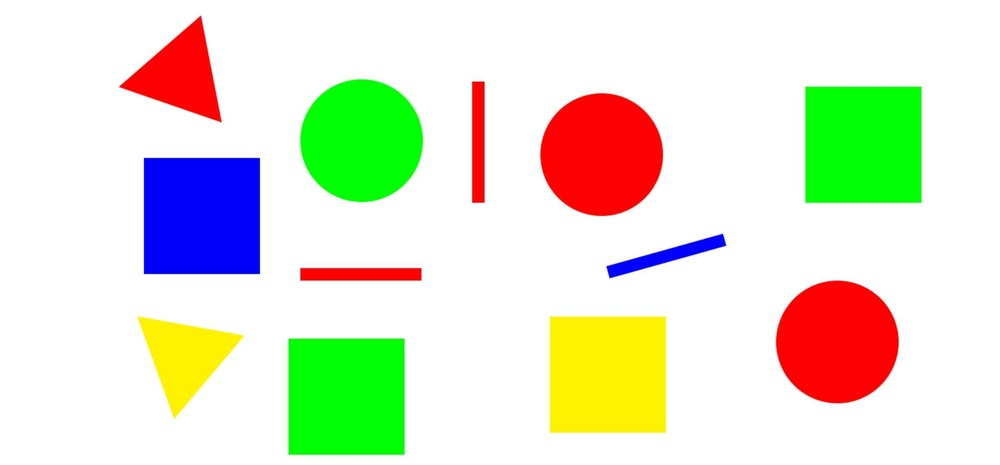
#> input picture test.jpg, 1000 x 465 px, shrunk from 2324 x 1080 before the run
$ jupyter execute main.ipynb
#> lines starting #> are read from the running program, lines starting #| are printed output that depends on the picture; after the words box and inside, x2 and y2 are one past the last pixel; in counts of white or black regions, pixels touching at a corner belong together
# Setup

[cell 1]
import cv2
import numpy as np
from matplotlib import pyplot as plt

[cell 2]
# Loads the image and gets its dimensions
original_image = cv2.imread('test.jpg')
#> original_image is the input picture: shape (465, 1000, 3); mean B, G, R 206.1, 228.6, 225
H, W = original_image.shape[:2]
#> H = 465; W = 1000

# Converts the image to RGB instead OpenCV's default BGR format for matplotlib
image_rgb = cv2.cvtColor(original_image, cv2.COLOR_BGR2RGB)

plt.imshow(image_rgb)
plt.axis('off')
plt.show()

# Edge Detection

[cell 3]
# Converts image to grayscale for easier edge detection
image_gray = cv2.cvtColor(original_image, cv2.COLOR_BGR2GRAY)
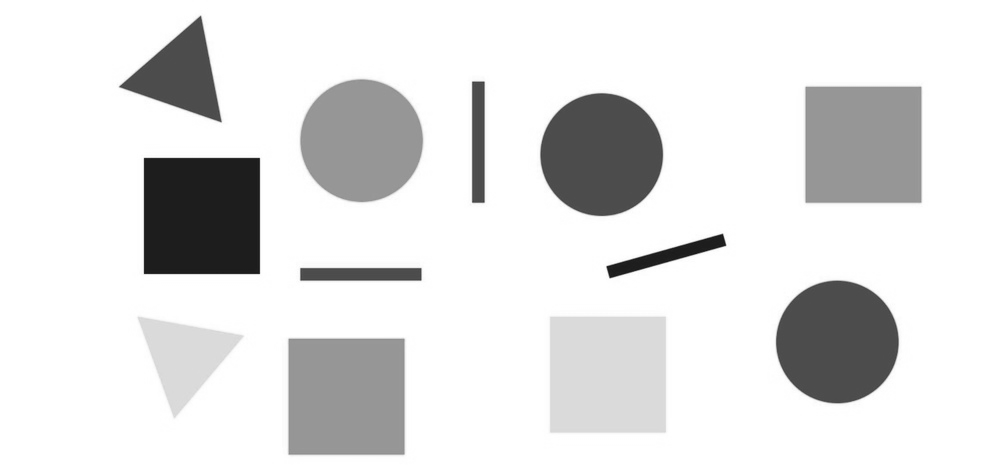
#> image_gray: shape (465, 1000); min 22, max 255, mean 225

plt.imshow(image_gray, cmap='gray')
plt.axis('off')
plt.show()

[cell 4]
# Thresholds the grayscale image (removing white background) to get a binary image
_, image_thresh = cv2.threshold(image_gray, 240, 255, cv2.THRESH_BINARY_INV)
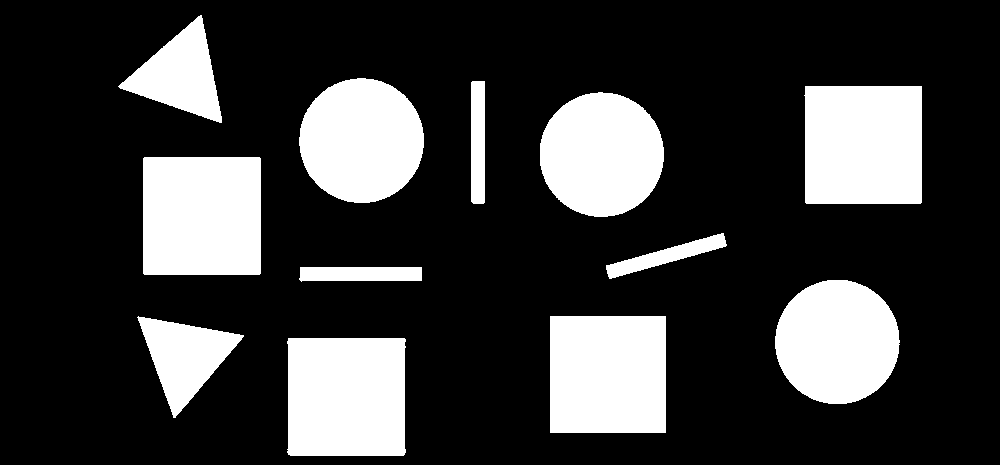
#> image_thresh: shape (465, 1000); 23.1% white; 12 white regions, largest, box (x1, y1, x2, y2) and area: (143, 157, 261, 275) 13920, (287, 338, 406, 456) 13818, (804, 86, 922, 204) 13805

plt.imshow(image_thresh, cmap='gray')
plt.axis('off')
plt.show()

[cell 5]
# Uses Canny edge detection algorithm on binary image
image_edges = cv2.Canny(image_thresh, 50, 150)
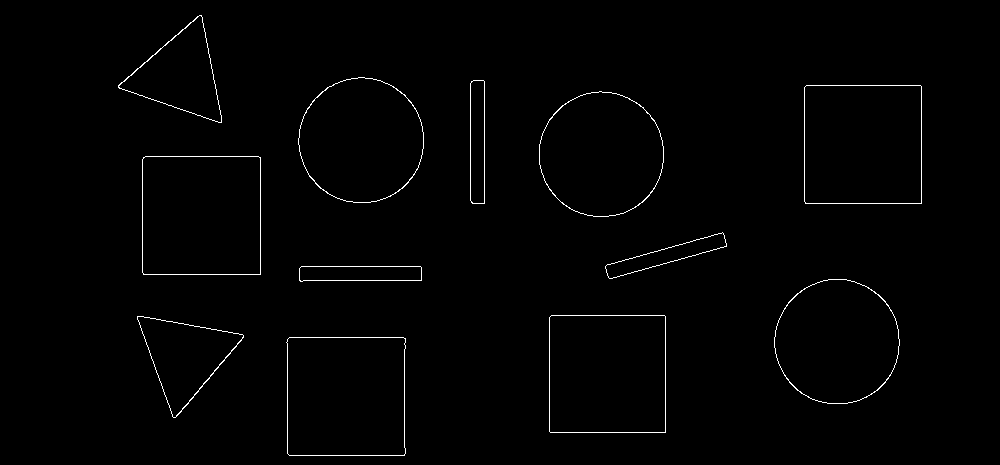
#> image_edges: shape (465, 1000); 0.99% white in thin lines or dots, all inside (x1, y1, x2, y2) = (118, 15, 922, 456)

plt.imshow(image_edges, cmap='gray')
plt.axis('off')
plt.show()

# Contour Detection

[cell 6]
# Morphological operations to close gaps in edges and remove noise
kernel = cv2.getStructuringElement(cv2.MORPH_RECT, (5,5))
image_thresh = cv2.morphologyEx(image_thresh, cv2.MORPH_CLOSE, kernel, iterations=2)
#> image_thresh: shape (465, 1000); 23.1% white; 12 white regions, largest, box (x1, y1, x2, y2) and area: (143, 157, 261, 275) 13920, (287, 338, 406, 456) 13823, (804, 86, 922, 204) 13805
image_thresh = cv2.morphologyEx(image_thresh, cv2.MORPH_OPEN, kernel, iterations=1)
#> image_thresh: shape (465, 1000); 23.1% white; 12 white regions

plt.imshow(image_thresh, cmap='gray')
plt.axis('off')
plt.show()

[cell 7]
# Finds contours from the edges detected
contour, _ = cv2.findContours(image_edges, cv2.RETR_EXTERNAL, cv2.CHAIN_APPROX_SIMPLE)
#> contour = 12 contours; largest, box (x1, y1, x2, y2) and area: (142, 156, 261, 275) 13917, (286, 337, 406, 456) 13817, (804, 85, 922, 204) 13802, (549, 315, 666, 433) 13569, (298, 77, 424, 203) 12250
contour = sorted(contour, key=cv2.contourArea, reverse=True)

# Makes a copy of the original image to draw contours on
image_contours = original_image.copy()
cv2.drawContours(image_contours, contour, -1, (255, 0, 255), 3)
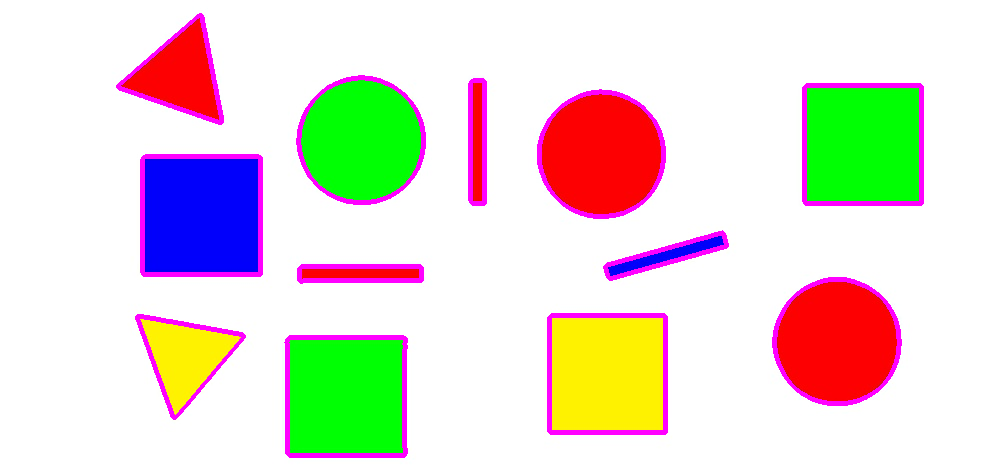
#> image_contours: shape (465, 1000, 3); 4.62% of pixels changed, all inside (x1, y1, x2, y2) = (116, 13, 924, 458)

plt.imshow(cv2.cvtColor(image_contours, cv2.COLOR_BGR2RGB))
plt.axis('off')
plt.show()

# Corner & Shape Detection

[cell 8]
image_shape = original_image.copy()
# Sets a minimum area threshold to filter out noise (0.001% of image area)
min_area = 0.00001 * H * W
#> min_area = 4.65

# Iterates through each contour found
for cnt in contour:
    area = cv2.contourArea(cnt)
    if area < min_area: # Filters out small contours that may be noise
        continue

    # Gets the perimeter of the contour
    perimeter = cv2.arcLength(cnt, True)
    # Uses Douglas-Peucker approximation method to approximate the contour to a polygon
    approx = cv2.approxPolyDP(cnt, 0.02 * perimeter, True)

    # Gets the number of corners in the approximated polygon
    num_corners = len(approx)

    # Calculates the aspect ratio of the bounding rectangle of the contour
    x, y, w, h = cv2.boundingRect(approx)
    aspect_ratio = float(w) / h

    # Determines the shape based on the number of corners and aspect ratio
    shape = "Unidentified"
    if num_corners == 3:
        shape = "Triangle"
    elif num_corners == 4:
        if 0.95 <= aspect_ratio <= 1.05: # Checks aspect ratio to differentiate between square and rectangle
            shape = "Square"
        else:
            shape = "Rectangle"
    elif num_corners > 4:
        shape = "Circle"

    # Draws the contour and shape name on the image
    cv2.drawContours(image_shape, [approx], -1, (255, 0, 255), 2)
    cv2.putText(image_shape, shape, (x, y - 10), cv2.FONT_HERSHEY_SIMPLEX, 1.2, (0, 0, 0), 2)
#> this loop made 12 passes
#> (area, perimeter, approx, num_corners, x, y, w, h) on passes 1, 2, 3, 4, 8, 9, 10, 11: (13917, 469.7, [[143, 157], [143, 274], [260, 274], [260, 157]], 4, 143, 157, 118, 118), (13817, 471, [[289, 337], [287, 453], [404, 455], [405, 338]], 4, 287, 337, 119, 119), (13802, 467.7, [[806, 85], [805, 203], [921, 203], [921, 86]], 4, 805, 85, 117, 119), (13569, 463.7, [[551, 315], [549, 431], [665, 432], [665, 316]], 4, 549, 315, 117, 118), (5434.5, 346.8, [[118, 85], [221, 122], [201, 15]], 3, 118, 15, 104, 108), (5304.5, 341.9, [[137, 316], [173, 417], [243, 337]], 3, 137, 316, 107, 102), (1721, 290.7, [[724, 235], [607, 264], [612, 278], [723, 247]], 4, 607, 235, 118, 44), (1714.5, 271.1, [[473, 80], [470, 200], [484, 203], [484, 81]], 4, 470, 80, 15, 124)
#> (area, perimeter, num_corners, x, y, w, h, aspect_ratio) on passes 5 to 7: (12250.5, 415.1, 8, 298, 77, 126, 126, 1), (12203, 413.6, 8, 774, 279, 125, 125, 1), (12201, 413.6, 8, 539, 91, 125, 126, 0.992)
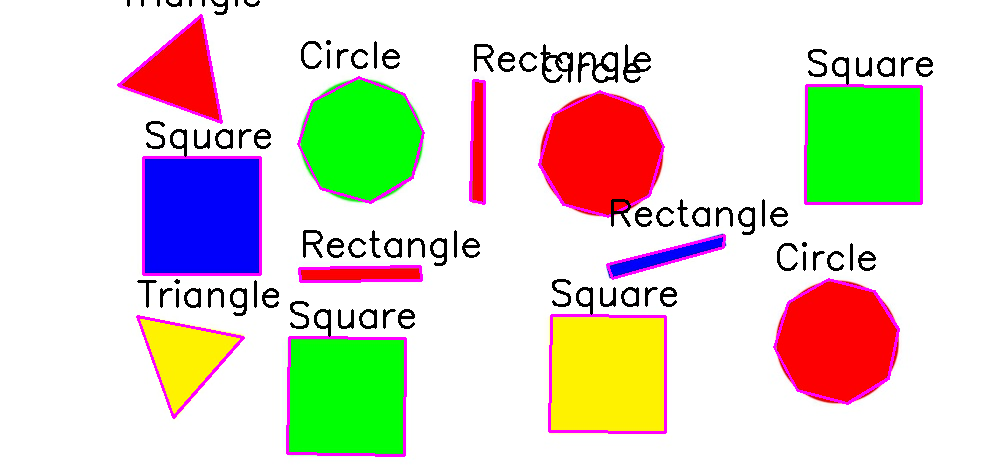
#> image_shape: shape (465, 1000, 3); 5.28% of pixels changed, all inside (x1, y1, x2, y2) = (117, 0, 933, 457)

plt.imshow(cv2.cvtColor(image_shape, cv2.COLOR_BGR2RGB))
plt.axis('off')
plt.show()

# Color Detection

[cell 9]
def detect_color(bgr_color):
    # Converts BGR color to HSV and determines the color name based on HSV values
    color = np.uint8([[bgr_color]])
    hsv = cv2.cvtColor(color, cv2.COLOR_BGR2HSV)[0][0]
    h, s, v = hsv

    if v < 50:
        return "Black"
    if v > 200 and s < 40:
        return "White"
    if s < 40:
        return "Gray"
    if h < 10 or h >= 170:
        return "Red"
    elif 10 <= h < 25:
        return "Orange"
    elif 25 <= h < 35:
        return "Yellow"
    elif 35 <= h < 85:
        return "Green"
    elif 85 <= h < 125:
        return "Blue"
    elif 125 <= h < 170:
        return "Purple"

[cell 10]
image_shape = original_image.copy()
for cnt in contour:
    area = cv2.contourArea(cnt)
    if area < min_area: # Filters out small contours that may be noise
        continue

    # Gets the perimeter of the contour
    perimeter = cv2.arcLength(cnt, True)
    # Uses Douglas-Peucker approximation method to approximate the contour to a polygon
    approx = cv2.approxPolyDP(cnt, 0.02 * perimeter, True)

    # Gets the number of corners in the approximated polygon
    num_corners = len(approx)

    # Calculates the aspect ratio of the bounding rectangle of the contour
    x, y, w, h = cv2.boundingRect(approx)
    aspect_ratio = float(w) / h

    # Determines the shape based on the number of corners and aspect ratio
    shape = "Unidentified"
    if num_corners == 3:
        shape = "Triangle"
    elif num_corners == 4:
        if 0.95 <= aspect_ratio <= 1.05: # Checks aspect ratio to differentiate between square and rectangle
            shape = "Square"
        else:
            shape = "Rectangle"
    elif num_corners > 4:
        shape = "Circle"

    # Creates a mask for the contour to calculate the mean color inside it
    mask = np.zeros(image_gray.shape, dtype="uint8")
    cv2.drawContours(mask, [cnt], -1, 255, -1)
    # Calculates the mean color inside the contour
    mean_val = cv2.mean(original_image, mask=mask)[:3]
    bgr_color = tuple(map(int, mean_val))
    shape_color = detect_color(bgr_color)

    label = f"{shape}, {shape_color}"
    cv2.putText(image_shape, label, (x, y - 10), cv2.FONT_HERSHEY_SIMPLEX, 1.2, (0, 0, 0), 2)
#> this loop made 12 passes
#> (area, perimeter, approx, num_corners, x, y, w) on passes 1, 2, 3, 4, 8, 9, 10, 11: (13917, 469.7, [[143, 157], [143, 274], [260, 274], [260, 157]], 4, 143, 157, 118), (13817, 471, [[289, 337], [287, 453], [404, 455], [405, 338]], 4, 287, 337, 119), (13802, 467.7, [[806, 85], [805, 203], [921, 203], [921, 86]], 4, 805, 85, 117), (13569, 463.7, [[551, 315], [549, 431], [665, 432], [665, 316]], 4, 549, 315, 117), (5434.5, 346.8, [[118, 85], [221, 122], [201, 15]], 3, 118, 15, 104), (5304.5, 341.9, [[137, 316], [173, 417], [243, 337]], 3, 137, 316, 107), (1721, 290.7, [[724, 235], [607, 264], [612, 278], [723, 247]], 4, 607, 235, 118), (1714.5, 271.1, [[473, 80], [470, 200], [484, 203], [484, 81]], 4, 470, 80, 15)
#> (area, perimeter, num_corners, x, y, w, aspect_ratio) on passes 5 to 7: (12250.5, 415.1, 8, 298, 77, 126, 1), (12203, 413.6, 8, 774, 279, 125, 1), (12201, 413.6, 8, 539, 91, 125, 0.992)
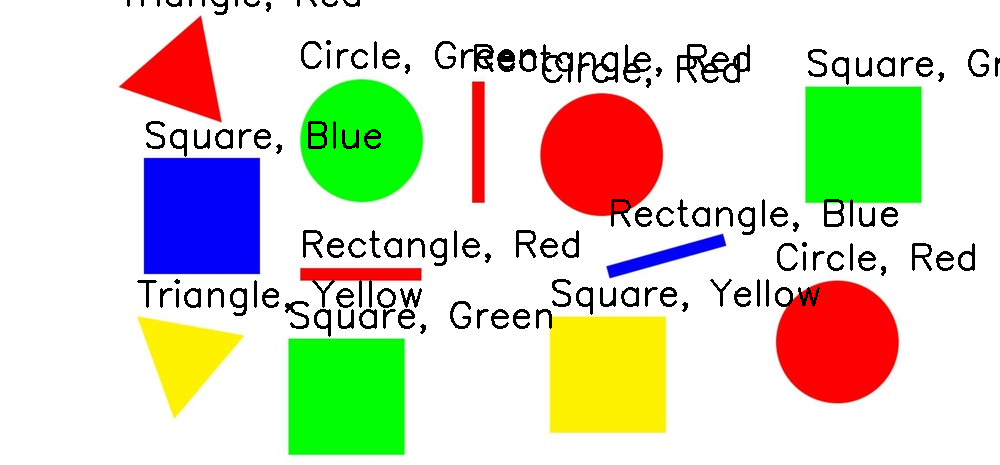
#> image_shape: shape (465, 1000, 3); 4.11% of pixels changed, all inside (x1, y1, x2, y2) = (127, 0, 1000, 337)
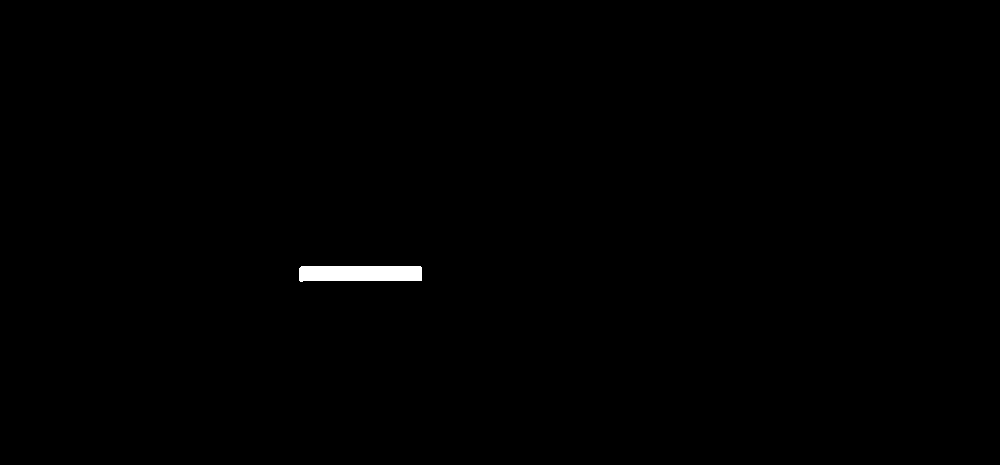
#> mask: shape (465, 1000); 0.4% white; 1 white region, box (x1, y1, x2, y2) and area: (299, 266, 422, 282) 1844

plt.imshow(cv2.cvtColor(image_shape, cv2.COLOR_BGR2RGB))
plt.axis('off')
plt.show()
